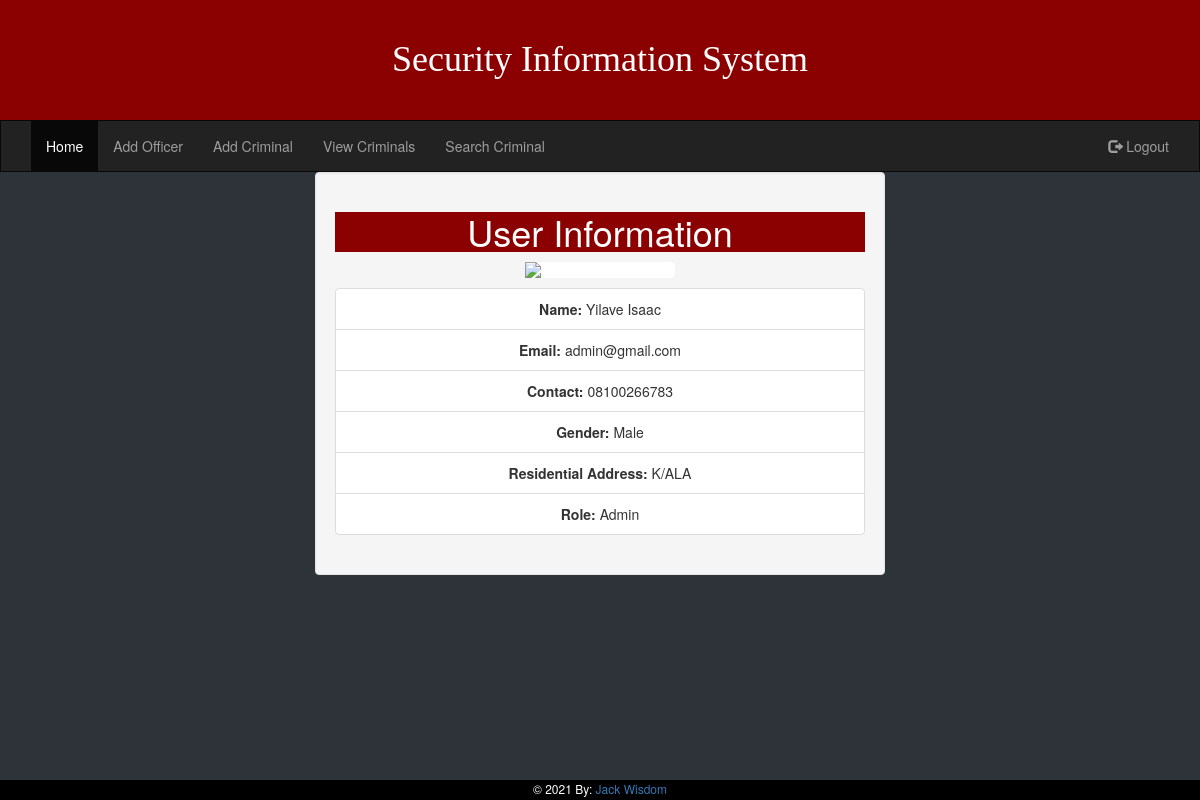
Page /User/home.php (signed in) on the committed database.
### tables this page shows
CREATE TABLE `users` (
  `id` int(11) NOT NULL,
  `fullname` varchar(100) NOT NULL,
  `gender` varchar(10) NOT NULL,
  `email` varchar(50) NOT NULL,
  `contact` varchar(11) NOT NULL,
  `resi_address` varchar(100) NOT NULL,
  `password` varchar(12) NOT NULL,
  `confirm_password` varchar(12) NOT NULL,
  `profile_image` varchar(50) NOT NULL,
  `role` varchar(10) NOT NULL,
  `create_datetime` varchar(50) NOT NULL
);

### User/home.php (the view, shortened to what this page needs)
<!DOCTYPE html>
<html>
<head>
	<link rel="stylesheet" type="text/css" href="../style.css">
</head>
<body style="background: #2d3339;">
	<?php
	include '../DB/db.php';
	 include '../Header/user.php';
		$user = $_SESSION['email'];
		 $sql = mysqli_query($con, "SELECT * FROM users WHERE email = '$user'") or die(mysqli_error($con));
$row = mysqli_fetch_array($sql);
 $name = $row['fullname'];
 $role = $row['role'];
 $profileImageName = $row['profile_image'];
	?>
	<div class="alert alert-success" id="alert-success" style="margin: 100px auto 20px; text-align: center; width: 70%;">
  <strong>Welcome <?php echo $name; ?>, You are logged in Succesfully as a <?php echo $role; ?>.</strong>
</div>
<div class="well" style="width: 570px; margin: 20px auto 20px;" align="center">
<h1 align="center" style="color: white; background-color: darkred;">User Information</h1>
 <div  class="img" style="">  <img src="../Admin/Images/<?php echo $profileImageName;  ?>" id="profileDisplay"; onclick="triggerClick()" class="img-responsive">
        </div>
	<div class="list-group">
  		<li class="list-group-item"><b>Name:</b> <?php echo $name; ?></li>
  		<li class="list-group-item"><b>Email:</b> <?php echo $row['email']; ?></li>
  		<li class="list-group-item"><b>Contact:</b> <?php echo $row['contact']; ?></li>
  		<li class="list-group-item"><b>Gender:</b> <?php echo $row['gender']; ?></li>
  		<li class="list-group-item"><b>Residential Address: </b><?php echo $row['resi_address']; ?></li>
  		<li class="list-group-item"><b>Role:</b> <?php echo $row['role']; ?></li>
	</div>
</div>
  <?php include '../footer.php'; ?>
</body>
</html>

### style.css (style rules this page uses)
body { background: #2d3339; }
* { margin: 0px; padding: 0px; }
.img { margin: 10px auto; width: 150px; height: auto; padding: auto; background: rgb(255, 255, 255); border-radius: 5px; }

### rows in the picture
users: fullname "Yilave Isaac", email "admin@gmail.com", contact "08100266783", gender "Male", resi_address "K/ALA", role "Admin"
